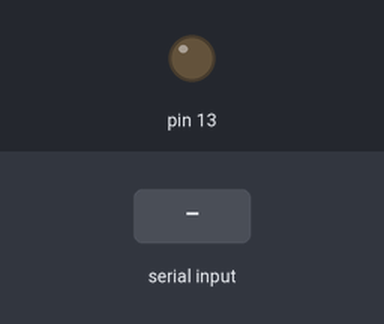
The sketch below on a simulated Arduino Uno, built with avr-gcc and run on an emulated ATmega328P. On the bench: output pins drawn as LEDs (lit = HIGH). The test bench sets the inputs (shaded band). What the sketch prints to the serial monitor is not drawn.

Above: at 0.9 s.
1.0 s: "5\n" received over Serial
At 2.2 s:
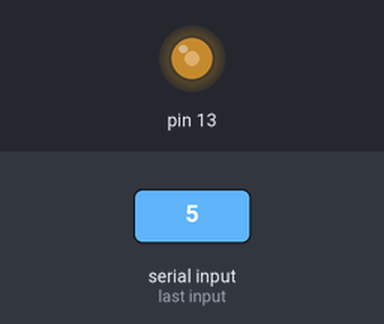
Timing chart, 0 to 4.0 s (numbered marks = the images above; inputs shaded):
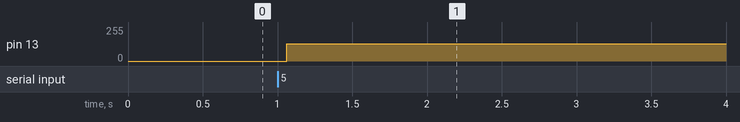

Measured:
- after the input at 1.0 s, pin 13: 0/255 → 128/255 after 0.06 s

The sketch:

ArduinoLEDBrightnessController.ino
```cpp
int brightness;
int low;
int high;
void setup() {
  // put your setup code here, to run once:
Serial.begin(9600);
pinMode(13,OUTPUT);
  Serial.println("Brightness:");
  while(Serial.available()==0){
  }
  brightness=Serial.parseInt();
}

void loop() {
digitalWrite(13,HIGH);
delay(brightness);
digitalWrite(13,LOW);
delay(10-brightness);
}
```
